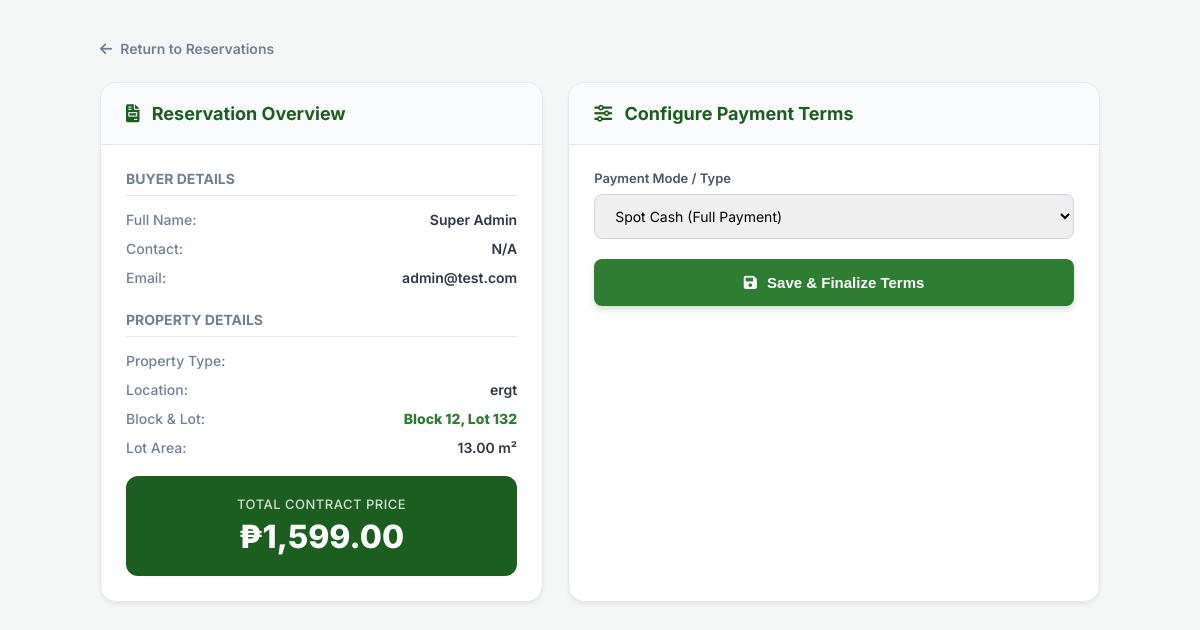
Page /payment_terms.php?res_id=2 (signed in) on the committed database.
### tables this page shows
CREATE TABLE `reservations` (
  `id` int(11) NOT NULL,
  `user_id` int(11) DEFAULT NULL,
  `contact_number` varchar(20) DEFAULT NULL,
  `email` varchar(100) DEFAULT NULL,
  `birth_date` date DEFAULT NULL,
  `lot_id` int(11) DEFAULT NULL,
  `reservation_date` datetime DEFAULT current_timestamp(),
  `status` enum('PENDING','APPROVED','CANCELLED') DEFAULT 'PENDING',
  `payment_type` enum('CASH','INSTALLMENT') DEFAULT NULL,
  `installment_months` int(11) DEFAULT NULL,
  `monthly_payment` decimal(12,2) DEFAULT NULL,
  `payment_proof` varchar(255) DEFAULT NULL,
  `notes` text DEFAULT NULL,
  `buyer_address` text DEFAULT NULL,
  `valid_id_file` varchar(255) DEFAULT NULL,
  `selfie_with_id` varchar(255) DEFAULT NULL
);

CREATE TABLE `users` (
  `id` int(11) NOT NULL,
  `fullname` varchar(100) DEFAULT NULL,
  `email` varchar(100) DEFAULT NULL,
  `password` varchar(255) DEFAULT NULL,
  `phone` varchar(20) DEFAULT NULL,
  `role` enum('SUPER ADMIN','ADMIN','MANAGER','AGENT','BUYER') DEFAULT 'BUYER',
  `created_at` timestamp NOT NULL DEFAULT current_timestamp()
);

CREATE TABLE `lots` (
  `id` int(11) NOT NULL,
  `location` varchar(255) DEFAULT NULL,
  `phase_id` int(11) DEFAULT NULL,
  `block_no` varchar(10) DEFAULT NULL,
  `lot_no` varchar(10) DEFAULT NULL,
  `area` decimal(10,2) DEFAULT NULL,
  `price_per_sqm` decimal(10,2) DEFAULT NULL,
  `total_price` decimal(12,2) DEFAULT NULL,
  `status` enum('AVAILABLE','RESERVED','SOLD') DEFAULT 'AVAILABLE',
  `property_overview` text DEFAULT NULL,
  `coordinates` varchar(50) DEFAULT NULL,
  `lot_image` varchar(255) DEFAULT 'default_lot.jpg',
  `property_type` enum('Subdivision','Lot','Land','Farm','Shop','Business') DEFAULT 'Subdivision',
  `latitude` decimal(10,8) DEFAULT NULL,
  `longitude` decimal(11,8) DEFAULT NULL,
  `points` text DEFAULT NULL
);

### payment_terms.php (the view, shortened to what this page needs)
<?php
include 'config.php';
$res_id = (int)$_GET['res_id'];
$stmt = $conn->prepare("
    SELECT r.*, u.fullname, u.phone, u.email, l.block_no, l.lot_no, l.total_price, l.area, l.property_type, l.location
    FROM reservations r
    JOIN users u ON r.user_id = u.id
    JOIN lots l ON r.lot_id = l.id
    WHERE r.id = ?
");
$stmt->bind_param("i", $res_id);
$stmt->execute();
$resData = $stmt->get_result()->fetch_assoc();
$total_price = (float)$resData['total_price'];
?>
<!DOCTYPE html>
<html lang="en">
<head>
    <link rel="stylesheet" href="https://cdnjs.cloudflare.com/ajax/libs/font-awesome/6.0.0/css/all.min.css">
</head>
<body>
    <div class="container">
        <div class="header-actions">
            <a href="reservation.php" class="btn-back"><i class="fa-solid fa-arrow-left"></i> Return to Reservations</a>
        </div>
        <div class="dashboard-grid">
            <div class="card">
                <div class="card-header">
                    <h2><i class="fa-solid fa-file-invoice" style="margin-right: 8px;"></i> Reservation Overview</h2>
                </div>
                <div class="card-body">
                    <h3 style="font-size: 14px; text-transform: uppercase; color: var(--text-muted); border-bottom: 1px solid var(--border); padding-bottom: 8px; margin: 0 0 15px;">Buyer Details</h3>
                    <div class="info-row"><span>Full Name:</span> <span><?= htmlspecialchars($resData['fullname']) ?></span></div>
                    <div class="info-row"><span>Contact:</span> <span><?= htmlspecialchars($resData['phone'] ?? 'N/A') ?></span></div>
                    <div class="info-row"><span>Email:</span> <span><?= htmlspecialchars($resData['email'] ?? 'N/A') ?></span></div>
                    <h3 style="font-size: 14px; text-transform: uppercase; color: var(--text-muted); border-bottom: 1px solid var(--border); padding-bottom: 8px; margin: 25px 0 15px;">Property Details</h3>
                    <div class="info-row"><span>Property Type:</span> <span><?= htmlspecialchars($resData['property_type']) ?></span></div>
                    <div class="info-row"><span>Location:</span> <span><?= htmlspecialchars($resData['location']) ?></span></div>
                    <div class="info-row"><span>Block & Lot:</span> <span style="color: var(--primary); font-weight: 800;">Block <?= htmlspecialchars($resData['block_no']) ?>, Lot <?= htmlspecialchars($resData['lot_no']) ?></span></div>
                    <div class="info-row"><span>Lot Area:</span> <span><?= number_format($resData['area'], 2) ?> m²</span></div>
                    <div class="price-box">
                        <small>Total Contract Price</small>
                        <div class="amount">₱<?= number_format($total_price, 2) ?></div>
                    </div>
                </div>
            </div>
            <div class="card">
                <div class="card-header">
                    <h2><i class="fa-solid fa-sliders" style="margin-right: 8px;"></i> Configure Payment Terms</h2>
                </div>
                <div class="card-body">
                    <form method="POST">
                        <div class="form-group">
                            <label>Payment Mode / Type</label>
                            <select name="payment_type" id="payment_type" class="form-control" onchange="toggleCalculator()" required>
                                <option value="CASH" <?= $resData['payment_type'] == 'CASH' ? 'selected' : '' ?>>Spot Cash (Full Payment)</option>
                            </select>
                        </div>
                        <button type="submit" name="save_terms" class="btn-submit">
                            <i class="fa-solid fa-floppy-disk" style="margin-right: 6px;"></i> Save & Finalize Terms
                        </button>
                    </form>
                </div>
            </div>
        </div>
    </div>
</body>
</html>

### payment_terms.php (style rules this page uses)
:root { --primary: #2e7d32; --primary-dark: #1b5e20; --primary-light: #e8f5e9; --gray-bg: #f4f7f6; --border: #e2e8f0; --text-main: #2d3748; --text-muted: #718096; --shadow: 0 4px 6px -1px rgba(0, 0, 0, 0.05), 0 2px 4px -1px rgba(0, 0, 0, 0.03); }
body { background-color: var(--gray-bg); font-family: 'Inter', sans-serif; color: var(--text-main); margin: 0; padding: 40px 20px; display: flex; justify-content: center; }
.container { max-width: 1000px; width: 100%; }
.header-actions { margin-bottom: 25px; display: flex; align-items: center; }
.btn-back { color: var(--text-muted); text-decoration: none; font-weight: 600; font-size: 14px; display: inline-flex; align-items: center; gap: 8px; transition: color 0.2s; }
.dashboard-grid { display: grid; grid-template-columns: 1fr 1.2fr; gap: 25px; }
.card { background: #ffffff; border-radius: 16px; box-shadow: var(--shadow); border: 1px solid var(--border); overflow: hidden; }
.card-header { padding: 20px 25px; border-bottom: 1px solid var(--border); background: #fafbfc; }
.card-header h2 { margin: 0; font-size: 18px; font-weight: 700; color: var(--primary-dark); }
.card-body { padding: 25px; }
.info-row { display: flex; justify-content: space-between; margin-bottom: 12px; font-size: 14px; }
.info-row span:first-child { color: var(--text-muted); font-weight: 500; }
.info-row span:last-child { font-weight: 600; color: var(--text-main); text-align: right; }
.price-box { background: var(--primary-dark); color: white; padding: 20px; border-radius: 12px; margin-top: 20px; text-align: center; }
.price-box small { display: block; font-size: 13px; opacity: 0.8; font-weight: 500; text-transform: uppercase; letter-spacing: 0.5px; margin-bottom: 5px; }
.price-box .amount { font-size: 32px; font-weight: 800; }
.form-group { margin-bottom: 20px; }
.form-group label { display: block; font-size: 13px; font-weight: 600; color: #4a5568; margin-bottom: 8px; }
.form-control { width: 100%; padding: 12px 16px; border: 1px solid #cbd5e1; border-radius: 8px; font-family: inherit; font-size: 14px; box-sizing: border-box; transition: all 0.2s; }
select.form-control { cursor: pointer; }
.btn-submit { background: var(--primary); color: white; border: none; width: 100%; padding: 15px; border-radius: 8px; font-weight: 700; font-size: 15px; cursor: pointer; transition: all 0.2s; box-shadow: 0 4px 6px rgba(46, 125, 50, 0.2); }

### rows in the picture
reservations: user.fullname "Super Admin", user.phone "N/A", user.email "admin@test.com", lot.location "ergt", lot.block_no "12", lot.lot_no "132", lot.area "13.00", lot.total_price "1,599.00", payment_type "Spot Cash (Full Payment)"
